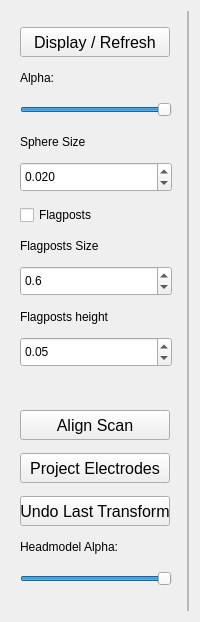
      <widget class="QWidget" name="tab_5">
       <attribute name="title">
        <string>MRI</string>
       </attribute>
       <layout class="QHBoxLayout" name="horizontalLayout_4">
        <item alignment="Qt::AlignTop">
         <widget class="QWidget" name="widget_4" native="true">
          <property name="minimumSize">
           <size>
            <width>170</width>
            <height>600</height>
           </size>
          </property>
          <property name="maximumSize">
           <size>
            <width>170</width>
            <height>600</height>
           </size>
          </property>
          <layout class="QVBoxLayout" name="verticalLayout_5">
           <item>
            <widget class="QPushButton" name="display_mri_button">
             <property name="minimumSize">
              <size>
               <width>150</width>
               <height>30</height>
              </size>
             </property>
             <property name="maximumSize">
              <size>
               <width>150</width>
               <height>30</height>
              </size>
             </property>
             <property name="font">
              <font>
               <pointsize>12</pointsize>
              </font>
             </property>
             <property name="styleSheet">
              <string notr="true"/>
             </property>
             <property name="text">
              <string>Display / Refresh</string>
             </property>
            </widget>
           </item>
           <item>
            <widget class="QLabel" name="label_12">
             <property name="minimumSize">
              <size>
               <width>111</width>
               <height>16</height>
              </size>
             </property>
             <property name="maximumSize">
              <size>
               <width>111</width>
               <height>16</height>
              </size>
             </property>
             <property name="text">
              <string>Alpha: </string>
             </property>
            </widget>
           </item>
           <item>
            <widget class="QSlider" name="mri_alpha_slider">
             <property name="minimumSize">
              <size>
               <width>121</width>
               <height>22</height>
              </size>
             </property>
             <property name="maximum">
              <number>100</number>
             </property>
             <property name="value">
              <number>100</number>
             </property>
             <property name="sliderPosition">
              <number>100</number>
             </property>
             <property name="orientation">
              <enum>Qt::Horizontal</enum>
             </property>
            </widget>
           </item>
           <item>
            <widget class="QLabel" name="label_8">
             <property name="minimumSize">
              <size>
               <width>0</width>
               <height>15</height>
              </size>
             </property>
             <property name="maximumSize">
              <size>
               <width>16777215</width>
               <height>15</height>
              </size>
             </property>
             <property name="text">
              <string>Sphere Size</string>
             </property>
            </widget>
           </item>
           <item>
            <widget class="QDoubleSpinBox" name="mri_sphere_size_spinbox">
             <property name="minimumSize">
              <size>
               <width>0</width>
               <height>30</height>
              </size>
             </property>
             <property name="maximumSize">
              <size>
               <width>16777215</width>
               <height>30</height>
              </size>
             </property>
             <property name="decimals">
              <number>3</number>
             </property>
             <property name="singleStep">
              <double>0.005000000000000</double>
             </property>
             <property name="value">
              <double>0.020000000000000</double>
             </property>
            </widget>
           </item>
           <item>
            <widget class="QCheckBox" name="mri_flagposts_checkbox">
             <property name="text">
              <string>Flagposts</string>
             </property>
            </widget>
           </item>
           <item>
            <widget class="QLabel" name="label_9">
             <property name="minimumSize">
              <size>
               <width>0</width>
               <height>15</height>
              </size>
             </property>
             <property name="maximumSize">
              <size>
               <width>16777215</width>
               <height>15</height>
              </size>
             </property>
             <property name="text">
              <string>Flagposts Size</string>
             </property>
            </widget>
           </item>
           <item>
            <widget class="QDoubleSpinBox" name="mri_flagpost_size_spinbox">
             <property name="minimumSize">
              <size>
               <width>0</width>
               <height>30</height>
              </size>
             </property>
             <property name="maximumSize">
              <size>
               <width>16777215</width>
               <height>30</height>
              </size>
             </property>
             <property name="decimals">
              <number>1</number>
             </property>
             <property name="singleStep">
              <double>0.100000000000000</double>
             </property>
             <property name="value">
              <double>0.600000000000000</double>
             </property>
            </widget>
           </item>
           <item>
            <widget class="QLabel" name="label_10">
             <property name="minimumSize">
              <size>
               <width>0</width>
               <height>15</height>
              </size>
             </property>
             <property name="maximumSize">
              <size>
               <width>16777215</width>
               <height>15</height>
              </size>
             </property>
             <property name="text">
              <string>Flagposts height</string>
             </property>
            </widget>
           </item>
           <item>
            <widget class="QDoubleSpinBox" name="mri_flagpost_height_spinbox">
             <property name="minimumSize">
              <size>
               <width>0</width>
               <height>30</height>
              </size>
             </property>
             <property name="maximumSize">
              <size>
               <width>16777215</width>
               <height>30</height>
              </size>
             </property>
             <property name="singleStep">
              <double>0.010000000000000</double>
             </property>
             <property name="value">
              <double>0.050000000000000</double>
             </property>
            </widget>
           </item>
           <item>
            <widget class="QPushButton" name="align_scan_button">
             <property name="minimumSize">
              <size>
               <width>150</width>
               <height>60</height>
              </size>
             </property>
             <property name="maximumSize">
              <size>
               <width>150</width>
               <height>60</height>
              </size>
             </property>
             <property name="font">
              <font>
               <pointsize>12</pointsize>
              </font>
             </property>
             <property name="styleSheet">
              <string notr="true">QPushButton {
    margin-top: 30px;
    }</string>
             </property>
             <property name="text">
              <string>Align Scan</string>
             </property>
            </widget>
           </item>
           <item>
            <widget class="QPushButton" name="project_electrodes_button">
             <property name="minimumSize">
              <size>
               <width>150</width>
               <height>30</height>
              </size>
             </property>
             <property name="maximumSize">
              <size>
               <width>150</width>
               <height>30</height>
              </size>
             </property>
             <property name="font">
              <font>
               <pointsize>12</pointsize>
              </font>
             </property>
             <property name="styleSheet">
              <string notr="true"/>
             </property>
             <property name="text">
              <string>Project Electrodes</string>
             </property>
            </widget>
           </item>
           <item>
            <widget class="QPushButton" name="revert_alignment_button">
             <property name="minimumSize">
              <size>
               <width>150</width>
               <height>30</height>
              </size>
             </property>
             <property name="maximumSize">
              <size>
               <width>150</width>
               <height>30</height>
              </size>
             </property>
             <property name="font">
              <font>
               <pointsize>12</pointsize>
              </font>
             </property>
             <property name="styleSheet">
              <string notr="true"/>
             </property>
             <property name="text">
              <string>Undo Last Transform</string>
             </property>
            </widget>
           </item>
           <item>
            <widget class="QLabel" name="label_13">
             <property name="minimumSize">
              <size>
               <width>111</width>
               <height>16</height>
              </size>
             </property>
             <property name="maximumSize">
              <size>
               <width>111</width>
               <height>16</height>
              </size>
             </property>
             <property name="text">
              <string>Headmodel Alpha: </string>
             </property>
            </widget>
           </item>
           <item>
            <widget class="QSlider" name="mri_head_alpha_slider">
             <property name="minimumSize">
              <size>
               <width>121</width>
               <height>22</height>
              </size>
             </property>
             <property name="maximum">
              <number>100</number>
             </property>
             <property name="value">
              <number>100</number>
             </property>
             <property name="sliderPosition">
              <number>100</number>
             </property>
             <property name="orientation">
              <enum>Qt::Horizontal</enum>
             </property>
            </widget>
           </item>
          </layout>
         </widget>
        </item>
        <item>
         <widget class="QFrame" name="mri_frame">
          <property name="minimumSize">
           <size>
            <width>0</width>
            <height>0</height>
           </size>
          </property>
          <property name="frameShape">
           <enum>QFrame::StyledPanel</enum>
          </property>
          <property name="frameShadow">
           <enum>QFrame::Raised</enum>
          </property>
         </widget>
        </item>
       </layout>
      </widget>
